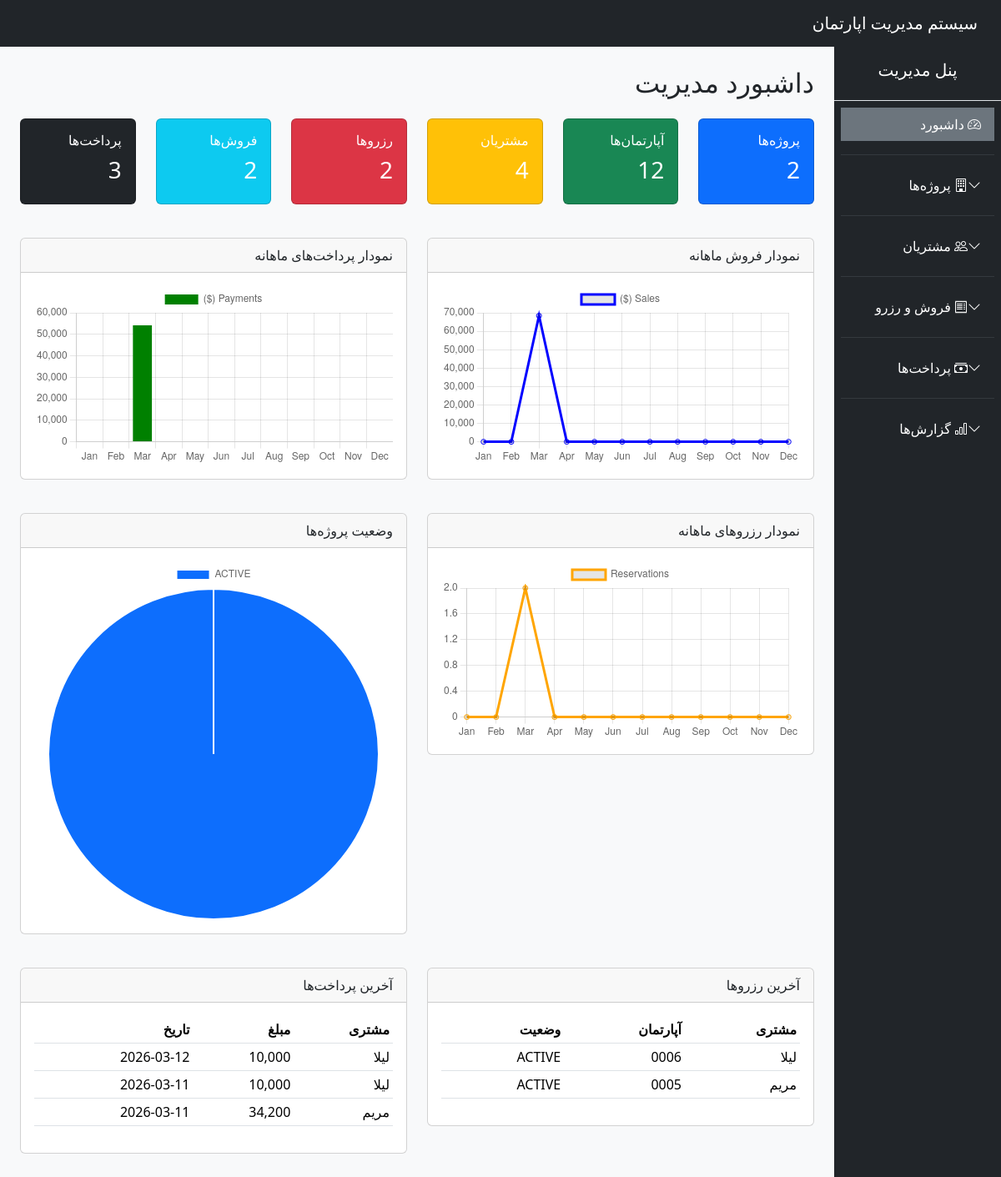
The page /public/?route=dashboard (signed in) on the database its author committed.
### tables this page shows
CREATE TABLE `floors` (
  `id` int(11) NOT NULL,
  `block_id` int(11) NOT NULL,
  `floor_number` int(11) NOT NULL
);

CREATE TABLE `apartments` (
  `id` int(11) NOT NULL,
  `floor_id` int(11) NOT NULL,
  `apartment_number` varchar(50) NOT NULL,
  `area` float DEFAULT NULL,
  `rooms` int(11) DEFAULT NULL,
  `status` enum('COMPLETED','UNDER_CONSTRUCTION','NOT_STARTED') NOT NULL,
  `base_price` decimal(15,2) DEFAULT NULL,
  `estimated_total_cost` decimal(15,2) DEFAULT NULL,
  `spent_cost` decimal(15,2) DEFAULT 0.00,
  `created_at` timestamp NOT NULL DEFAULT current_timestamp()
);

CREATE TABLE `reservations` (
  `id` int(11) NOT NULL,
  `apartment_id` int(11) NOT NULL,
  `customer_id` int(11) NOT NULL,
  `reserved_at` datetime NOT NULL DEFAULT current_timestamp(),
  `status` enum('ACTIVE','CANCELLED','CONVERTED_TO_SALE') DEFAULT 'ACTIVE',
  `created_at` datetime NOT NULL DEFAULT current_timestamp()
);

CREATE TABLE `customers` (
  `id` int(11) NOT NULL,
  `full_name` varchar(100) NOT NULL,
  `phone` varchar(50) DEFAULT NULL,
  `email` varchar(100) DEFAULT NULL,
  `national_id` varchar(50) DEFAULT NULL,
  `created_at` timestamp NOT NULL DEFAULT current_timestamp()
);

CREATE TABLE `payments` (
  `id` int(11) NOT NULL,
  `ownership_id` int(11) NOT NULL,
  `amount` decimal(15,2) NOT NULL,
  `payment_date` date NOT NULL,
  `method` varchar(50) DEFAULT NULL,
  `description` text DEFAULT NULL
);

### app/core/Controller.php (called while the page is built, shortened)
<?php
class Controller {
    protected function view($view, $data = []) {
        extract($data);
        require "../app/views/$view.php";
    }
    protected function model($model) {
        return new $model;
    }
}

### app/controllers/DashboardController.php (called while the page is built, shortened)
<?php
class DashboardController extends Controller
{
    public function index()
    {
        $projectModel = $this->model("Project");
        $apartmentModel = $this->model("Apartment");
        $customerModel = $this->model("Customer");
        $reservationModel = $this->model("Reservation");
        $ownershipModel = $this->model("Ownership");
        $paymentModel = $this->model("Payment");
        $stats = [
            'projects' => count($projectModel->all()),
            'apartments' => count($apartmentModel->all()),
            'customers' => count($customerModel->all()),
            'reservations' => count($reservationModel->all()),
            'sales' => count($ownershipModel->all()),
            'payments' => count($paymentModel->all()),
        ];
        $salesByMonth = $ownershipModel->salesByMonth();
        $paymentsByMonth = $paymentModel->paymentsByMonth();
        $reservationsByMonth = $reservationModel->reservationsByMonth();
        $projectStatus = $projectModel->projectStatusStats();
        $recent_reservations = array_slice($reservationModel->all(), 0, 5);
        $recent_payments = array_slice($paymentModel->all(), 0, 5);
        $this->view("dashboard/index", compact(
            'stats',
            'salesByMonth',
            'paymentsByMonth',
            'reservationsByMonth',
            'projectStatus',
            'recent_reservations',
            'recent_payments',
            'page_title'
        ));
    }
}

### public/index.php (called while the page is built, shortened)
<?php
require_once "../app/core/Database.php";
require_once "../app/core/Controller.php";
require_once "../app/core/Model.php";
require_once "../routes/web.php";

### config/config.php (called while the page is built)
<?php
return [
    'db' => [
        'host' => 'localhost',
        'dbname' => 'apartment_system',
        'user' => 'root',
        'pass' => ''
    ]
];

### app/core/Database.php (called while the page is built, shortened)
<?php
class Database {
    private static $instance = null;
    private function __construct() {
        $config = require __DIR__ . '/../../config/config.php';
        $dsn = "mysql:host={$config['db']['host']};dbname={$config['db']['dbname']};charset=utf8mb4";
        try {
            $this->pdo = new PDO($dsn, $config['db']['user'], $config['db']['pass']);
        } catch (PDOException $e) {
            die("DB Connection Failed: " . $e->getMessage());
        }
    }
    public static function connect() {
        if (self::$instance === null) {
            self::$instance = new Database();
        }
        return self::$instance->pdo;
    }
}

### app/core/Model.php (called while the page is built, shortened)
<?php
class Model {
    public function __construct() {
        $this->db = Database::connect();
    }
}

### app/models/Project.php (called while the page is built, shortened)
<?php
class Project extends Model
{
    protected $table = 'projects';
    public function all()
    {
        $stmt = $this->db->query("SELECT * FROM {$this->table} ORDER BY id DESC");
        return $stmt->fetchAll(PDO::FETCH_ASSOC);
    }
    public function projectStatusStats()
    {
        $sql = "SELECT status, COUNT(*) AS total FROM projects GROUP BY status";
        return $this->db->query($sql)->fetchAll(PDO::FETCH_ASSOC);
    }
}

### app/models/Apartment.php (called while the page is built, shortened)
<?php
class Apartment extends Model
{
    public function all()
    {
        $sql = "SELECT a.*,
                       f.floor_number,
                       b.name AS block_name,
                       p.name AS project_name
                FROM apartments a
                JOIN floors f ON a.floor_id = f.id
                JOIN blocks b ON f.block_id = b.id
                JOIN projects p ON b.project_id = p.id
                ORDER BY a.id DESC";
        return $this->db->query($sql)->fetchAll(PDO::FETCH_ASSOC);
    }
}

### app/models/Customer.php (called while the page is built, shortened)
<?php
class Customer extends Model
{
    protected $table = 'customers';
    public function all()
    {
        $stmt = $this->db->query("SELECT * FROM {$this->table} ORDER BY id DESC");
        return $stmt->fetchAll(PDO::FETCH_ASSOC);
    }
}

### app/models/Reservation.php (called while the page is built, shortened)
<?php
class Reservation extends Model
{
    public function all()
    {
        $sql = "SELECT r.*,
                       c.full_name AS customer_name,
                       a.apartment_number,
                       f.floor_number,
                       b.name AS block_name,
                       p.name AS project_name
                FROM reservations r
                JOIN customers c ON r.customer_id = c.id
                JOIN apartments a ON r.apartment_id = a.id
                JOIN floors f ON a.floor_id = f.id
                JOIN blocks b ON f.block_id = b.id
                JOIN projects p ON b.project_id = p.id
                ORDER BY r.id DESC";
        return $this->db->query($sql)->fetchAll(PDO::FETCH_ASSOC);
    }
    public function reservationsByMonth()
    {
        $sql = "SELECT
                    MONTH(created_at) AS month,
                    COUNT(*) AS total_reservations
                FROM reservations
                GROUP BY MONTH(created_at)
                ORDER BY MONTH(created_at)";
        return $this->db->query($sql)->fetchAll(PDO::FETCH_ASSOC);
    }
}

### app/models/Ownership.php (called while the page is built, shortened)
<?php
class Ownership extends Model
{
    public function all()
    {
        $sql = "SELECT o.*,
                       c.full_name AS customer_name,
                       a.apartment_number,
                       f.floor_number,
                       b.name AS block_name,
                       p.name AS project_name
                FROM ownerships o
                JOIN customers c ON o.customer_id = c.id
                JOIN apartments a ON o.apartment_id = a.id
                JOIN floors f ON a.floor_id = f.id
                JOIN blocks b ON f.block_id = b.id
                JOIN projects p ON b.project_id = p.id
                ORDER BY o.id DESC";
        return $this->db->query($sql)->fetchAll(PDO::FETCH_ASSOC);
    }
    public function salesByMonth()
    {
        $sql = "SELECT
                    MONTH(sale_date) AS month,
                    COUNT(*) AS total_sales,
                    SUM(sale_price) AS total_amount
                FROM ownerships
                GROUP BY MONTH(sale_date)
                ORDER BY MONTH(sale_date)";
        return $this->db->query($sql)->fetchAll(PDO::FETCH_ASSOC);
    }
}

### app/models/Payment.php (called while the page is built, shortened)
<?php
class Payment extends Model
{
    public function all()
    {
        $sql = "SELECT p.*,
                       o.sale_price,
                       c.full_name AS customer_name,
                       a.apartment_number
                FROM payments p
                JOIN ownerships o ON p.ownership_id = o.id
                JOIN customers c ON o.customer_id = c.id
                JOIN apartments a ON o.apartment_id = a.id
                ORDER BY p.id DESC";
        return $this->db->query($sql)->fetchAll(PDO::FETCH_ASSOC);
    }
    public function paymentsByMonth()
    {
        $sql = "SELECT
                    MONTH(payment_date) AS month,
                    SUM(amount) AS total_amount
                FROM payments
                GROUP BY MONTH(payment_date)
                ORDER BY MONTH(payment_date)";
        return $this->db->query($sql)->fetchAll(PDO::FETCH_ASSOC);
    }
}

### app/views/dashboard/index.php (the view, shortened to what this page needs)
<?php require "../app/views/layouts/header.php"; ?>
<?php require "../app/views/layouts/sidebar.php"; ?>
<?php
$months = ["Jan","Feb","Mar","Apr","May","Jun","Jul","Aug","Sep","Oct","Nov","Dec"];
$salesData = array_fill(1, 12, 0);
foreach ($salesByMonth as $row) {
    $salesData[$row['month']] = (float)$row['total_amount'];
}
$paymentData = array_fill(1, 12, 0);
foreach ($paymentsByMonth as $row) {
    $paymentData[$row['month']] = (float)$row['total_amount'];
}
$reservationData = array_fill(1, 12, 0);
foreach ($reservationsByMonth as $row) {
    $reservationData[$row['month']] = (int)$row['total_reservations'];
}
?>
<h2 class="mb-4">داشبورد مدیریت</h2>
<div class="row mb-4">
    <div class="col-md-2">
        <div class="card text-white bg-primary mb-3">
            <div class="card-body">
                <h6 class="card-title">پروژه‌ها</h6>
                <h3><?= $stats['projects'] ?></h3>
            </div>
        </div>
    </div>
    <div class="col-md-2">
        <div class="card text-white bg-success mb-3">
            <div class="card-body">
                <h6 class="card-title">آپارتمان‌ها</h6>
                <h3><?= $stats['apartments'] ?></h3>
            </div>
        </div>
    </div>
    <div class="col-md-2">
        <div class="card text-white bg-warning mb-3">
            <div class="card-body">
                <h6 class="card-title">مشتریان</h6>
                <h3><?= $stats['customers'] ?></h3>
            </div>
        </div>
    </div>
    <div class="col-md-2">
        <div class="card text-white bg-danger mb-3">
            <div class="card-body">
                <h6 class="card-title">رزروها</h6>
                <h3><?= $stats['reservations'] ?></h3>
            </div>
        </div>
    </div>
    <div class="col-md-2">
        <div class="card text-white bg-info mb-3">
            <div class="card-body">
                <h6 class="card-title">فروش‌ها</h6>
                <h3><?= $stats['sales'] ?></h3>
            </div>
        </div>
    </div>
    <div class="col-md-2">
        <div class="card text-white bg-dark mb-3">
            <div class="card-body">
                <h6 class="card-title">پرداخت‌ها</h6>
                <h3><?= $stats['payments'] ?></h3>
            </div>
        </div>
    </div>
</div>
<div class="row mb-4">
    <div class="col-md-6 mb-3">
        <div class="card">
            <div class="card-header">نمودار فروش ماهانه</div>
            <div class="card-body">
                <canvas id="salesChart"></canvas>
            </div>
        </div>
    </div>
    <div class="col-md-6 mb-3">
        <div class="card">
            <div class="card-header">نمودار پرداخت‌های ماهانه</div>
            <div class="card-body">
                <canvas id="paymentsChart"></canvas>
            </div>
        </div>
    </div>
</div>
<div class="row mb-4">
    <div class="col-md-6 mb-3">
        <div class="card">
            <div class="card-header">نمودار رزروهای ماهانه</div>
            <div class="card-body">
                <canvas id="reservationsChart"></canvas>
            </div>
        </div>
    </div>
    <div class="col-md-6 mb-3">
        <div class="card">
            <div class="card-header">وضعیت پروژه‌ها</div>
            <div class="card-body">
                <canvas id="projectStatusChart"></canvas>
            </div>
        </div>
    </div>
</div>
<div class="row mb-4">
    <div class="col-md-6">
        <div class="card">
            <div class="card-header">آخرین رزروها</div>
            <div class="card-body">
                <table class="table table-sm">
                    <thead>
                        <tr>
                            <th>مشتری</th>
                            <th>آپارتمان</th>
                            <th>وضعیت</th>
                        </tr>
                    </thead>
                    <tbody>
                    <?php foreach ($recent_reservations as $r): ?>
                        <tr>
                            <td><?= $r['customer_name'] ?></td>
                            <td><?= $r['apartment_number'] ?></td>
                            <td><?= $r['status'] ?></td>
                        </tr>
                    <?php endforeach; ?>
                    </tbody>
                </table>
            </div>
        </div>
    </div>
    <div class="col-md-6">
        <div class="card">
            <div class="card-header">آخرین پرداخت‌ها</div>
            <div class="card-body">
                <table class="table table-sm">
                    <thead>
                        <tr>
                            <th>مشتری</th>
                            <th>مبلغ</th>
                            <th>تاریخ</th>
                        </tr>
                    </thead>
                    <tbody>
                    <?php foreach ($recent_payments as $p): ?>
                        <tr>
                            <td><?= $p['customer_name'] ?></td>
                            <td><?= number_format($p['amount']) ?></td>
                            <td><?= $p['payment_date'] ?></td>
                        </tr>
                    <?php endforeach; ?>
                    </tbody>
                </table>
            </div>
        </div>
    </div>
</div>
<script>
const months = <?= json_encode($months) ?>;
// فروش
new Chart(document.getElementById('salesChart'), {
    type: 'line',
    data: {
        labels: months,
        datasets: [{
            label: "Sales ($)",
            data: <?= json_encode(array_values($salesData)) ?>,
            borderColor: "blue",
            fill: false
        }]
    }
});
// پرداخت‌ها
new Chart(document.getElementById('paymentsChart'), {
    type: 'bar',
    data: {
        labels: months,
        datasets: [{
            label: "Payments ($)",
            data: <?= json_encode(array_values($paymentData)) ?>,
            backgroundColor: "green"
        }]
    }
});
// رزروها
new Chart(document.getElementById('reservationsChart'), {
    type: 'line',
    data: {
        labels: months,
        datasets: [{
            label: "Reservations",
            data: <?= json_encode(array_values($reservationData)) ?>,
            borderColor: "orange",
            fill: false
        }]
    }
});
// وضعیت پروژه‌ها
new Chart(document.getElementById('projectStatusChart'), {
    type: 'pie',
    data: {
        labels: <?= json_encode(array_column($projectStatus, 'status')) ?>,
        datasets: [{
            data: <?= json_encode(array_column($projectStatus, 'total')) ?>,
            backgroundColor: ["#0d6efd","#198754","#dc3545","#ffc107"]
        }]
    }
});
</script>
<?php require "../app/views/layouts/footer.php"; ?>

### rows shown on the page
floors: floor_number "2"
apartments: floor "12", id "4", rooms "3"
reservations: customer.full_name "لیلا", apartment.apartment_number "0006", status "ACTIVE"
reservations: customer.full_name "مریم", apartment.apartment_number "0005", status "ACTIVE"
payments: customers.full_name "لیلا", amount "10,000", payment_date "2026-03-12"
payments: customers.full_name "لیلا", amount "10,000", payment_date "2026-03-11"
payments: customers.full_name "مریم", amount "34,200", payment_date "2026-03-11"

### other values the page prints
chart data {{ json_encode($months) }} ["Jan","Feb","Mar","Apr","May","Jun","Jul","Aug","Sep","Oct","Nov","Dec"]
chart data {{ json_encode(array_values($salesData)) }} [0,0,68400,0,0,0,0,0,0,0,0,0]
chart data {{ json_encode(array_values($paymentData)) }} [0,0,54200,0,0,0,0,0,0,0,0,0]
chart data {{ json_encode(array_values($reservationData)) }} [0,0,2,0,0,0,0,0,0,0,0,0]
